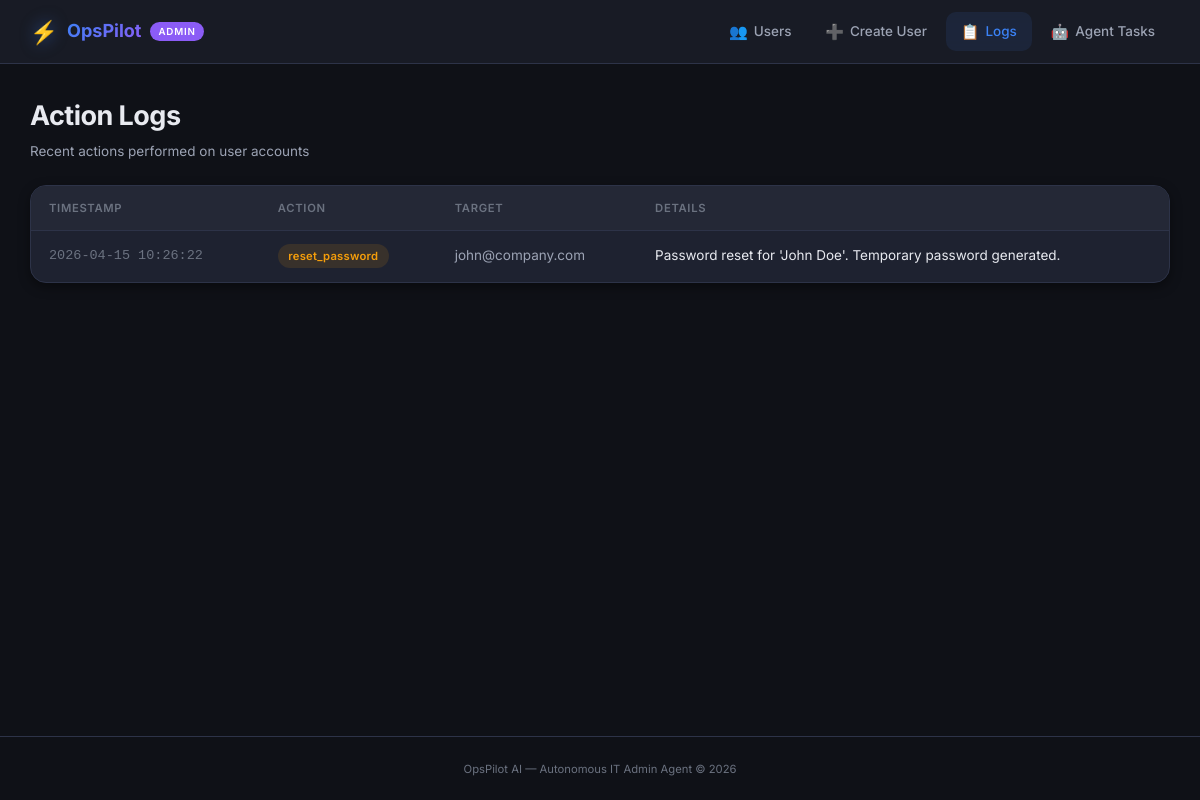
Page /logs on the committed database.
### tables this page shows
CREATE TABLE action_log (
                id INTEGER PRIMARY KEY AUTOINCREMENT,
                action TEXT NOT NULL,
                target_email TEXT NOT NULL,
                details TEXT NOT NULL DEFAULT '',
                timestamp TEXT NOT NULL DEFAULT (datetime('now'))
            );

### admin_panel/main.py (the view)
@app.get("/logs", response_class=HTMLResponse)
async def logs_page(request: Request):
    logs = await get_action_log()
    return templates.TemplateResponse("logs.html", {
        "request": request,
        "logs": logs,
    })

### admin_panel/templates/logs.html (shortened to what this page needs)
{% extends "base.html" %}
{% block content %}
<div class="page-header">
    <div class="page-header-left">
        <h1 data-testid="page-title">Action Logs</h1>
        <p class="page-subtitle">Recent actions performed on user accounts</p>
    </div>
</div>
<div class="table-wrapper">
    <table class="data-table" data-testid="logs-table">
        <thead>
            <tr>
                <th>Timestamp</th>
                <th>Action</th>
                <th>Target</th>
                <th>Details</th>
            </tr>
        </thead>
        <tbody>
            {% if logs %}
                {% for log in logs %}
                <tr class="table-row">
                    <td class="cell-timestamp">{{ log.timestamp }}</td>
                    <td>
                        <span class="badge badge-action-{{ log.action }}">{{ log.action }}</span>
                    </td>
                    <td class="cell-email">{{ log.target_email }}</td>
                    <td>{{ log.details }}</td>
                </tr>
                {% endfor %}
            {% endif %}
        </tbody>
    </table>
</div>
{% endblock %}

### admin_panel/static/styles.css (style rules this page uses)
:root { --bg-primary: #0f1117; --bg-secondary: #1a1d27; --bg-tertiary: #242836; --bg-hover: #2a2f3f; --bg-card: #1e2230; --text-primary: #e8eaf0; --text-secondary: #9ca3b4; --text-muted: #6b7280; --accent-blue: #3b82f6; --accent-blue-hover: #2563eb; --accent-purple: #8b5cf6; --accent-green: #10b981; --accent-yellow: #f59e0b; --accent-red: #ef4444; --accent-orange: #f97316; --border-color: #2d3348; --border-focus: #3b82f6; --radius-sm: 6px; --radius-md: 10px; --radius-lg: 16px; --radius-xl: 20px; --shadow-sm: 0 1px 2px rgba(0, 0, 0, 0.3); --shadow-md: 0 4px 12px rgba(0, 0, 0, 0.4); --shadow-lg: 0 8px 30px rgba(0, 0, 0, 0.5); --shadow-glow: 0 0 20px rgba(59, 130, 246, 0.15); --font-family: 'Inter', -apple-system, BlinkMacSystemFont, 'Segoe UI', sans-serif; --transition: 0.2s ease; }
*, *::before, *::after { margin: 0; padding: 0; box-sizing: border-box; }
html { font-size: 15px; scroll-behavior: smooth; }
body { font-family: var(--font-family); background-color: var(--bg-primary); color: var(--text-primary); line-height: 1.6; min-height: 100vh; display: flex; flex-direction: column; -webkit-font-smoothing: antialiased; -moz-osx-font-smoothing: grayscale; }
.page-header { display: flex; align-items: flex-start; justify-content: space-between; margin-bottom: 1.5rem; }
.page-header h1 { font-size: 1.8rem; font-weight: 700; letter-spacing: -0.02em; }
.page-subtitle { color: var(--text-secondary); font-size: 0.9rem; margin-top: 0.25rem; }
.table-wrapper { background: var(--bg-card); border: 1px solid var(--border-color); border-radius: var(--radius-lg); overflow: hidden; box-shadow: var(--shadow-md); }
.data-table { width: 100%; border-collapse: collapse; }
.data-table thead { background: var(--bg-tertiary); }
.data-table th { padding: 0.85rem 1.2rem; text-align: left; font-size: 0.75rem; font-weight: 600; text-transform: uppercase; letter-spacing: 0.06em; color: var(--text-muted); border-bottom: 1px solid var(--border-color); }
.data-table td { padding: 0.9rem 1.2rem; font-size: 0.9rem; border-bottom: 1px solid var(--border-color); vertical-align: middle; }
.table-row { transition: background var(--transition); }
.table-row:last-child td { border-bottom: none; }
.cell-email { color: var(--text-secondary); font-size: 0.85rem; }
.cell-timestamp { color: var(--text-muted); font-size: 0.8rem; font-family: 'Courier New', monospace; }
.badge { display: inline-flex; align-items: center; padding: 0.2rem 0.7rem; border-radius: 20px; font-size: 0.75rem; font-weight: 600; letter-spacing: 0.02em; }
.badge-action-reset_password { background: rgba(245, 158, 11, 0.12); color: var(--accent-yellow); }

### rows in the picture
action_log: timestamp "2026-04-15 10:26:22", action "reset_password", target_email "john@company.com", details "Password reset for 'John Doe'. Temporary password generated."
